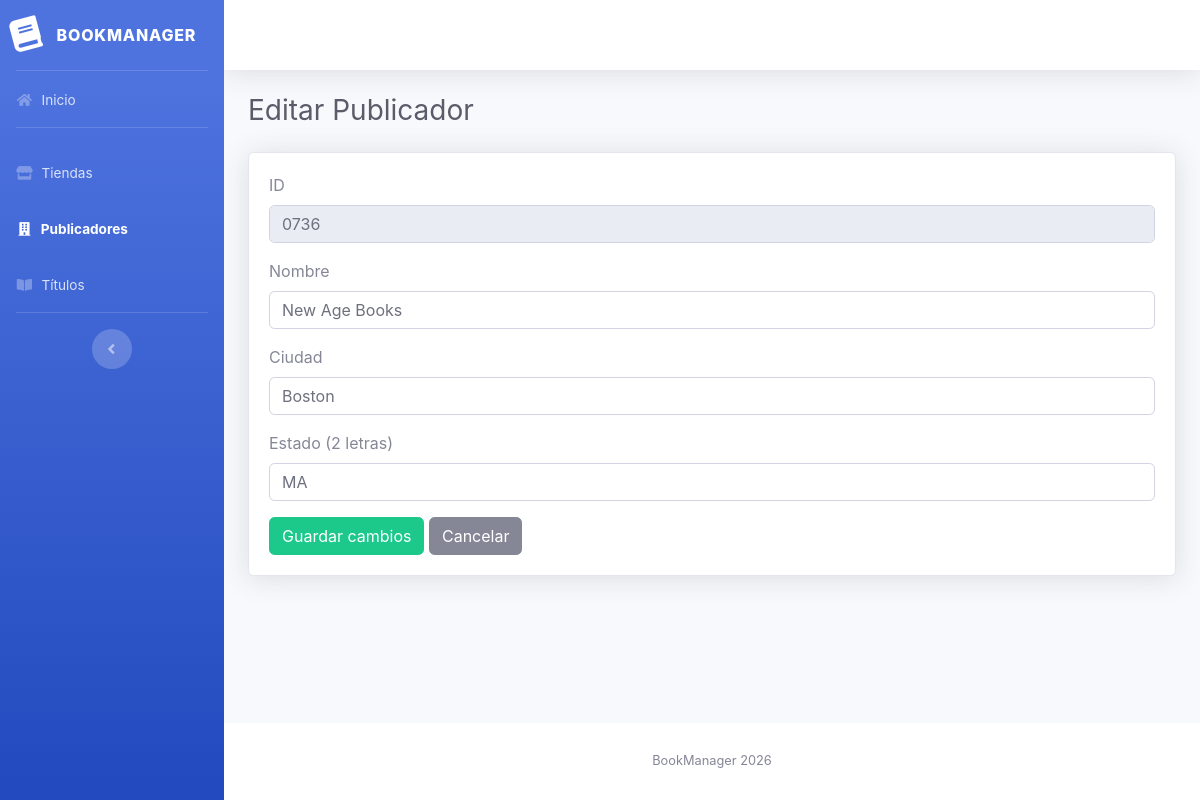
The app's page /views/publicadores/editar.php?id=0736 with its own data.
### tables this page shows
CREATE TABLE `publicadores` (
  `id_pub` varchar(4) NOT NULL,
  `nombre_pub` varchar(30) NOT NULL,
  `ciudad` varchar(15) NOT NULL,
  `estado` varchar(2) NOT NULL,
  PRIMARY KEY  (`id_pub`)
);

### models/Publicador.php (called while the page is built, shortened)
<?php
class Publicador implements CrudInterface
{
    private $db;
    public function __construct($db)
    {
        $this->db = $db;
    }
    public function getById(string $id): ?array
    {
        $sql = "SELECT * FROM publicadores WHERE id_pub = :id";
        $stmt = $this->db->prepare($sql);
        $stmt->execute([':id' => $id]);
        $resultado = $stmt->fetch();
        if ($resultado) {
            return $resultado;
        } else {
            return null;
        }
    }
    public static function depurar(array $post): array
    {
        $datos = [];
        foreach (['id_pub', 'nombre_pub', 'ciudad', 'estado'] as $campo) {
            $datos[$campo] = trim((string) ($post[$campo] ?? ''));
        }
        $datos['estado'] = strtoupper($datos['estado']);
        return $datos;
    }
}

### views/publicadores/editar.php (the view, shortened to what this page needs)
<?php
require_once __DIR__ . '/../../models/Publicador.php';
$database = new Database();
$db = $database->getConexion();
$publicador = new Publicador($db);
$id = trim((string) ($_GET['id'] ?? ''));
$registro = $publicador->getById($id);
$datos = Publicador::depurar($registro);
require_once __DIR__ . '/../../includes/header.php';
?>
<h1 class="h3 mb-4 text-gray-800">Editar Publicador</h1>
<div class="card shadow mb-4">
    <div class="card-body">
        <form method="POST" action="">
            <div class="form-group">
                <label>ID</label>
                <input type="text" class="form-control" value="<?php echo htmlspecialchars($datos['id_pub']); ?>" disabled>
            </div>
            <div class="form-group">
                <label>Nombre</label>
                <input type="text" name="nombre_pub" class="form-control" maxlength="30" value="<?php echo htmlspecialchars($datos['nombre_pub']); ?>" required>
            </div>
            <div class="form-group">
                <label>Ciudad</label>
                <input type="text" name="ciudad" class="form-control" maxlength="15" value="<?php echo htmlspecialchars($datos['ciudad']); ?>" required>
            </div>
            <div class="form-group">
                <label>Estado (2 letras)</label>
                <input type="text" name="estado" class="form-control" maxlength="2" value="<?php echo htmlspecialchars($datos['estado']); ?>" required>
            </div>
            <button type="submit" class="btn btn-success">Guardar cambios</button>
            <a href="listar.php" class="btn btn-secondary">Cancelar</a>
        </form>
    </div>
</div>
<?php
require_once __DIR__ . '/../../includes/footer.php';
?>

### records on screen
publicadores: id_pub "0736", nombre_pub "New Age Books", ciudad "Boston", estado "MA"
